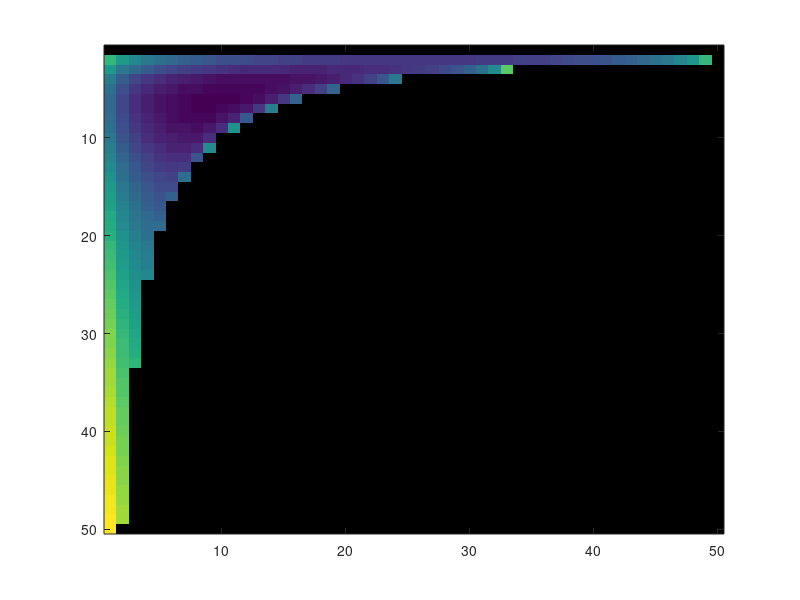

This chart was generated by the following MATLAB code: (Note: this script raises an error after producing the figure.)
%%In this version we select individual segments as moving segments the number is not 2m but just m
%%which does not pertain to a pair moving at the same time, this was not accounted for in the first
%%version.
clear all
close all
clc

    R = (23/2)/100; %Radius of segment in m
    t = 0.3175/100; %Thickness of segment in m
    L = 20/100; %Length of segment in m
    nu = 1.4; %Poisson ratio 
    j = 0; %Used for iterating through pairs of moving segments
    w = 1; %Number of waves
    
    min_segments = 4; %Minimum number of segments
    max_segments = 150; %Maximum number of segments
    
    %Iterating number of segments from min to max
    for n = min_segments:max_segments
        min_COT = inf; %Selecting a minimum COT for each iteration
        for w = 1:floor(n/2) %Maximum number of waves possible is n/2 waves
            for b = 0:floor(n/2) %Maximum number of bridged segments possible is half the number of segments
                m = 1;
                %While loop to iterate thorough all possible combinations in integers given
                %constraints are met with, while loop includes the 2 possible constraints set up for
                %this equation
                
                %fmincon was used at first but would not meet all constraints and would not give
                %only integer values due to which this optimization was created
                while ((n-w*(m+b)>0) && (2*m+2*b-(n))<=0)
                    %Calculating COT based on Math_ver9.
                    COT = (1/nu)*(((n*pi*R^3)/((n-w*(m+b))*2*L*t^2))+(((m+b)^4*(L/R)^3)/8))*(n/(w*(m/2)*((m/2)+b)));
                    %COT = (1/nu)*(((n*pi*R^3)/((n-w*(m+b))*2*L*t^2))+(((m+b)^4*(L/R)^3)/8))*(n/(w*m*(m+b)));
                    %(1/nu)*(((n*pi^4*R^3)/((n-w*(2*m+b))*4*L*t^2))+(((2*m+b)^4*(L/R)^3)/(384/5)))*(n/(w*m*(m+b))); ->Simply supported bending
                    %(1/nu)*(((n*pi^4*R^3)/((n-w*(2*m+b))*4*L*t^2)))*(n/(w*m*(m+b))); -> Only comrepssion factor
                    
                    %(1/nu)*(((n*pi^4*R^3)/((n-w*(2*m+b))*4*L*t^2))+(((2*m+b)^4*(L/R)^3)/8))*(n/(w*m*(m+b)));->Cantilevered bending
                    %(1/nu)*(((n*pi*R^3)/((n-w*(2*m+b))*2*L*t^2))+(((2*m+b)^4*(L/R)^3)/8))*(n/(w*m*(m+b)));->Cantilevered bending using curved beam theory
                    %(1/nu)*(((n*pi*R^3)/((n-w*(2*m+b))*2*L*t^2)))*(n/(w*m*(m+b))); -> Only comrepssion factor
                    
                    %If a minimum COT is measured note the w,m,b parameters for that segment number
                    if(COT<min_COT)
                        min_COT = COT;
                        wopt(n) = w;
                        if mod(m,2)~= 0
                            mopt(n) = m-1;
                            bopt(n) = 1;
                        else
                            mopt(n) = m;
                            bopt(n) = b;
                        end
                        COTopt(n) = (1/nu)*(((n*pi*R^3)/((n-wopt(n)*(mopt(n)+bopt(n)))*2*L*t^2))+(((mopt(n)+bopt(n))^4*(L/R)^3)/8))*(n/(wopt(n)*(mopt(n)/2)*((mopt(n)/2)+bopt(n))));
                        %COTopt(n) = (1/nu)*(((n*pi*R^3)/((n-wopt(n)*(mopt(n)+bopt(n)))*2*L*t^2))+(((mopt(n)+bopt(n))^4*(L/R)^3)/8))*(n/(wopt(n)*mopt(n)*(mopt(n)+bopt(n))));
                        %COTopt(n) = min_COT;
                    end
                    m=m+1;
                end
            end
        end
    end
    
        for n = min_segments:max_segments
            max_vel = 0; %Selecting a minimum COT for each iteration
            for w = 1:floor(n/2) %Maximum number of waves possible is n/2 waves
                for b = 0:floor(n/2) %Maximum number of bridged segments possible is half the number of segments
                    m = 1;
                    %While loop to iterate thorough all possible combinations in integers given
                    %constraints are met with, while loop includes the 2 possible constraints set up for
                    %this equation

                    %fmincon was used at first but would not meet all constraints and would not give
                    %only integer values due to which this optimization was created
                    while ((n-w*(m+b)>0) && (2*m+2*b-(n))<=0)
                        %Calculating COT based on Math_ver9.
                        opt_vel = w*m*(m+b)/n;
                        %COT = (1/nu)*(((n*pi*R^3)/((n-w*(m+b))*2*L*t^2))+(((m+b)^4*(L/R)^3)/8))*(n/(w*m*(m+b)));
                        %(1/nu)*(((n*pi^4*R^3)/((n-w*(2*m+b))*4*L*t^2))+(((2*m+b)^4*(L/R)^3)/(384/5)))*(n/(w*m*(m+b))); ->Simply supported bending
                        %(1/nu)*(((n*pi^4*R^3)/((n-w*(2*m+b))*4*L*t^2)))*(n/(w*m*(m+b))); -> Only comrepssion factor

                        %(1/nu)*(((n*pi^4*R^3)/((n-w*(2*m+b))*4*L*t^2))+(((2*m+b)^4*(L/R)^3)/8))*(n/(w*m*(m+b)));->Cantilevered bending
                        %(1/nu)*(((n*pi*R^3)/((n-w*(2*m+b))*2*L*t^2))+(((2*m+b)^4*(L/R)^3)/8))*(n/(w*m*(m+b)));->Cantilevered bending using curved beam theory
                        %(1/nu)*(((n*pi*R^3)/((n-w*(2*m+b))*2*L*t^2)))*(n/(w*m*(m+b))); -> Only comrepssion factor

                        %If a minimum COT is measured note the w,m,b parameters for that segment number
                        if(opt_vel>max_vel)
                            max_vel = opt_vel;
                            vel_wopt(n) = w;
                            if mod(m,2)~= 0
                                vel_mopt(n) = m-1;
                                vel_bopt(n) = 1;
                            else
                                vel_mopt(n) = m;
                                vel_bopt(n) = b;
                            end
                            vel_opt(n) = vel_wopt(n)*vel_mopt(n)*(vel_mopt(n)+vel_bopt(n))/n
                        end
                        m=m+1;
                    end
                end
            end
        end
    
    for i = min_segments:max_segments
        vel_ratio(i) = (vel_wopt(i)*(vel_mopt(i)+vel_bopt(i)))/(i-(vel_wopt(i)*(vel_mopt(i)+vel_bopt(i))));
    end    
        
    
    %Record all COT
    [w_max,m_max,b_max] = size(COT);
    
    %If COT is measured as 0 convert it to NaN
    COT(COT == 0) = NaN;
    
    %Calculate percentage of anchoring segments and ratio of moving to anchoring segments
    for i = min_segments:max_segments
        ratio(i) = (wopt(i)*(mopt(i)+bopt(i)))/(i-(wopt(i)*(mopt(i)+bopt(i))));
        %perc_anchoring(i) = ((i-wopt(i)*(mopt(i)+bopt(i)))/i)*100;
    end
    
    %calculate bending and compression power factors when optimized
    %{
    for i = min_segments:max_segments
        bending_power_factor(i) = (1/nu)*(i*(mopt(i)+bopt(i))^4*(L/R)^3)/(8*wopt(i)*mopt(i)*(mopt(i)+bopt(i)));
        compression_power_factor(i) = (1/nu)*(pi*i^2*R^3)/(2*wopt(i)*mopt(i)*(mopt(i)+bopt(i))*(i-(wopt(i)*(mopt(i)+bopt(i))))*(L*t^2));
        max_velocity(i) = wopt(i)*mopt(i)*(mopt(i)+bopt(i))/(i*L);
    end
    %}
    
    for i = min_segments:max_segments
        bending_power_factor(i) = (1/nu)*(i*(mopt(i)+bopt(i))^4*(L/R)^3)/(8*wopt(i)*(mopt(i)/2)*((mopt(i)/2)+bopt(i)));
        compression_power_factor(i) = (1/nu)*(pi*i^2*R^3)/(2*wopt(i)*(mopt(i)/2)*((mopt(i)/2)+bopt(i))*(i-(wopt(i)*(mopt(i)+bopt(i))))*(L*t^2));
        max_velocity(i) = wopt(i)*(mopt(i)/2)*((mopt(i)/2)+bopt(i))/(i*L);
    end
    
    %%
    %Store all w,m,b values for a particular number of segments for both compression and bending factor
    segment_num = 100;
    
    for w = 1:floor(segment_num/2)
        m = 1;
        b = 0;
        move = 1;
        while ((segment_num-w*(m+b)>0) && (2*m+2*b-(segment_num))<=0)
            
            COT_segment(move,1,w) = (1/nu)*(((segment_num*pi*R^3)/((segment_num-w*(m+b))*2*L*t^2))+(((m+b)^4*(L/R)^3)/8))*(segment_num/(w*(m/2)*((m/2)+b)));
            speed_100seg(move,1,w) = (w*(m/2)*((m/2)+b))/segment_num;
            %(1/nu)*(((n*pi^4*R^3)/((n-w*(2*m+b))*4*L*t^2))+(((2*m+b)^4*(L/R)^3)/(384/5)))*(n/(w*m*(m+b)));
            %(1/nu)*(((n*pi^4*R^3)/((n-w*(2*m+b))*4*L*t^2)))*(n/(w*m*(m+b)));
            %(1/nu)*(((n*pi^4*R^3)/((n-w*(2*m+b))*4*L*t^2))+(((2*m+b)^4*(L/R)^3)/8))*(n/(w*m*(m+b)));

            %(1/nu)*(((n*pi*R^3)/((n-w*(2*m+b))*2*L*t^2))+(((2*m+b)^4*(L/R)^3)/8))*(n/(w*m*(m+b)));->Cantilevered bending using curved beam theory
            %(1/nu)*(((n*pi*R^3)/((n-w*(2*m+b))*2*L*t^2)))*(n/(w*m*(m+b))); -> Only comrepssion factor            
            move = move+1;
            
            if mod(move,2) == 0
                m = move;
                b = 0;
            else
                m = move-1;
                b = 1;
            end            
        end
    end
    
    COT_segment(1,:,:) = NaN;
    COT_segment(COT_segment == 0) = NaN;
    speed_100seg(speed_100seg == 0) = NaN;
    speed_100seg(1,:,:) = NaN;
    %Number of moving pairs, number of bridged segments, number of waves
    [num_rows,num_cols,num_layers] = size(COT_segment);
    
    for i = 1:num_layers
        m_w0(:,i) = COT_segment(:,1,i); % middle number for number of bridge segments, 1 will give 0 bridges, 2 will give 1 bridge
        v_100(:,i) = speed_100seg(:,1,i);
    end
    
    m_w0 = log(m_w0);
    %v_100 = log(v_100);
        
    figure
    imagesc(m_w0);
    colormap([1 1 1; parula(256)])
    caxis([floor(min(min(m_w0))) ceil(max(max(m_w0)))])
    colorbar
    
    figure
    imagesc(v_100);
    colormap([1 1 1; parula(256)])
    caxis([-1 ceil(max(max(v_100)))])
    colorbar
%% Plots     
 %{   
    figure
    [X,Y] = meshgrid(1:num_cols,1:num_rows);
    for i = 1:num_layers
        surf(X,Y,COT_segment(:,:,i));
        colormap(jet)
        shading interp
        xlabel('Number of bridged segments');
        ylabel('Number of moving pairs');
        zlabel('COT');
        hold on
    end
    
    figure
    for j = 1:12
        subplot(6,2,j)
        surf(X,Y,COT_segment(:,:,j));
        colormap(jet)
        shading interp
        xlabel('Number of bridged segments');
        ylabel('Number of moving pairs');
        zlabel('COT');
    end
%}        
    %%
    
    figure
    plot(min_segments:max_segments,COTopt(min_segments:max_segments));
    xlabel('Number of segments');
    ylabel('COT');
    
    figure
    plot(min_segments:max_segments,ratio(min_segments:max_segments));
    xlabel('Number of segments');
    ylabel('Percentage of anchoring segments');
    
    figure
    plot(min_segments:max_segments,vel_opt(min_segments:max_segments));
    xlabel('Number of segments');
    ylabel('Optimal velocity');
    
    figure
    plot(min_segments:max_segments,vel_ratio(min_segments:max_segments));
    xlabel('Number of segments');
    ylabel('Percentage of anchoring segments for optimal velocity');
    
    figure
    subplot(3,1,1)
    plot(min_segments:max_segments,vel_wopt(min_segments:max_segments));
    xlabel('Number of segments');
    ylabel('Optimized number of waves for velocity');
    subplot(3,1,2)
    plot(min_segments:max_segments,vel_mopt(min_segments:max_segments)+vel_bopt(min_segments:max_segments));
    xlabel('Number of segments');
    ylabel('Optimized number of moving pairs for velocity');    
    subplot(3,1,3)
    plot(min_segments:max_segments,bopt(min_segments:max_segments));
    xlabel('Number of segments');
    ylabel('Optimized number of bridged segments');    
    
    figure
    subplot(3,1,1)
    plot(min_segments:max_segments,wopt(min_segments:max_segments));
    xlabel('Number of segments');
    ylabel('Optimized number of waves');
    subplot(3,1,2)
    plot(min_segments:max_segments,mopt(min_segments:max_segments)+bopt(min_segments:max_segments));
    xlabel('Number of segments');
    ylabel('Optimized number of moving pairs');    
    subplot(3,1,3)
    plot(min_segments:max_segments,bopt(min_segments:max_segments));
    xlabel('Number of segments');
    ylabel('Optimized number of bridged segments');
    
    figure
    plot(min_segments:max_segments,bending_power_factor(min_segments:max_segments),min_segments:max_segments,compression_power_factor(min_segments:max_segments),min_segments:max_segments,COTopt(min_segments:max_segments));
    xlabel('Number of segments');
    ylabel('Power factor');
    legend('Bending power factor','Compression power factor');
    
    figure
    plot(min_segments:max_segments,max_velocity(min_segments:max_segments));
    xlabel('Number of segments');
    ylabel('Maximum velocity');